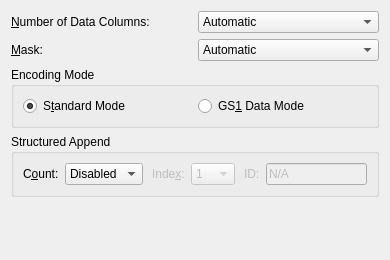
<?xml version="1.0" encoding="UTF-8"?>
<ui version="4.0">
 <class>grpDotCode</class>
 <widget class="QWidget" name="grpDotCode">
  <property name="geometry">
   <rect>
    <x>0</x>
    <y>0</y>
    <width>390</width>
    <height>223</height>
   </rect>
  </property>
  <property name="maximumSize">
   <size>
    <width>600</width>
    <height>16777215</height>
   </size>
  </property>
  <property name="windowTitle">
   <string>Form</string>
  </property>
  <layout class="QVBoxLayout" name="verticalLayout">
   <item>
    <layout class="QGridLayout" name="gridLayout">
     <item row="0" column="0">
      <widget class="QLabel" name="lblDotCols">
       <property name="text">
        <string>&amp;Number of Data Columns:</string>
       </property>
       <property name="toolTip">
        <string>Set the width of the symbol</string>
       </property>
       <property name="alignment">
        <set>Qt::AlignLeading|Qt::AlignLeft|Qt::AlignVCenter</set>
       </property>
       <property name="buddy">
        <cstring>cmbDotCols</cstring>
       </property>
      </widget>
     </item>
     <item row="0" column="1">
      <widget class="QComboBox" name="cmbDotCols">
       <property name="toolTip">
        <string>Set the width of the symbol</string>
       </property>
       <property name="maxVisibleItems">
        <number>21</number>
       </property>
       <item>
        <property name="text">
         <string>Automatic</string>
        </property>
       </item>
       <item>
        <property name="text">
         <string>5</string>
        </property>
       </item>
       <item>
        <property name="text">
         <string>6</string>
        </property>
       </item>
       <item>
        <property name="text">
         <string>7</string>
        </property>
       </item>
       <item>
        <property name="text">
         <string>8</string>
        </property>
       </item>
       <item>
        <property name="text">
         <string>9</string>
        </property>
       </item>
       <item>
        <property name="text">
         <string>10</string>
        </property>
       </item>
       <item>
        <property name="text">
         <string>11</string>
        </property>
       </item>
       <item>
        <property name="text">
         <string>12</string>
        </property>
       </item>
       <item>
        <property name="text">
         <string>13</string>
        </property>
       </item>
       <item>
        <property name="text">
         <string>14</string>
        </property>
       </item>
       <item>
        <property name="text">
         <string>15</string>
        </property>
       </item>
       <item>
        <property name="text">
         <string>16</string>
        </property>
       </item>
       <item>
        <property name="text">
         <string>17</string>
        </property>
       </item>
       <item>
        <property name="text">
         <string>18</string>
        </property>
       </item>
       <item>
        <property name="text">
         <string>19</string>
        </property>
       </item>
       <item>
        <property name="text">
         <string>20</string>
        </property>
       </item>
       <item>
        <property name="text">
         <string>21</string>
        </property>
       </item>
       <item>
        <property name="text">
         <string>22</string>
        </property>
       </item>
       <item>
        <property name="text">
         <string>23</string>
        </property>
       </item>
       <item>
        <property name="text">
         <string>24</string>
        </property>
       </item>
       <item>
        <property name="text">
         <string>25</string>
        </property>
       </item>
       <item>
        <property name="text">
         <string>26</string>
        </property>
       </item>
       <item>
        <property name="text">
         <string>27</string>
        </property>
       </item>
       <item>
        <property name="text">
         <string>28</string>
        </property>
       </item>
       <item>
        <property name="text">
         <string>29</string>
        </property>
       </item>
       <item>
        <property name="text">
         <string>30</string>
        </property>
       </item>
       <item>
        <property name="text">
         <string>31</string>
        </property>
       </item>
       <item>
        <property name="text">
         <string>32</string>
        </property>
       </item>
       <item>
        <property name="text">
         <string>33</string>
        </property>
       </item>
       <item>
        <property name="text">
         <string>34</string>
        </property>
       </item>
       <item>
        <property name="text">
         <string>35</string>
        </property>
       </item>
       <item>
        <property name="text">
         <string>36</string>
        </property>
       </item>
       <item>
        <property name="text">
         <string>37</string>
        </property>
       </item>
       <item>
        <property name="text">
         <string>38</string>
        </property>
       </item>
       <item>
        <property name="text">
         <string>39</string>
        </property>
       </item>
       <item>
        <property name="text">
         <string>40</string>
        </property>
       </item>
       <item>
        <property name="text">
         <string>41</string>
        </property>
       </item>
       <item>
        <property name="text">
         <string>42</string>
        </property>
       </item>
       <item>
        <property name="text">
         <string>43</string>
        </property>
       </item>
       <item>
        <property name="text">
         <string>44</string>
        </property>
       </item>
       <item>
        <property name="text">
         <string>45</string>
        </property>
       </item>
       <item>
        <property name="text">
         <string>46</string>
        </property>
       </item>
       <item>
        <property name="text">
         <string>47</string>
        </property>
       </item>
       <item>
        <property name="text">
         <string>48</string>
        </property>
       </item>
       <item>
        <property name="text">
         <string>49</string>
        </property>
       </item>
       <item>
        <property name="text">
         <string>50</string>
        </property>
       </item>
       <item>
        <property name="text">
         <string>51</string>
        </property>
       </item>
       <item>
        <property name="text">
         <string>52</string>
        </property>
       </item>
       <item>
        <property name="text">
         <string>53</string>
        </property>
       </item>
       <item>
        <property name="text">
         <string>54</string>
        </property>
       </item>
       <item>
        <property name="text">
         <string>55</string>
        </property>
       </item>
       <item>
        <property name="text">
         <string>56</string>
        </property>
       </item>
       <item>
        <property name="text">
         <string>57</string>
        </property>
       </item>
       <item>
        <property name="text">
         <string>58</string>
        </property>
       </item>
       <item>
        <property name="text">
         <string>59</string>
        </property>
       </item>
       <item>
        <property name="text">
         <string>60</string>
        </property>
       </item>
       <item>
        <property name="text">
         <string>61</string>
        </property>
       </item>
       <item>
        <property name="text">
         <string>62</string>
        </property>
       </item>
       <item>
        <property name="text">
         <string>63</string>
        </property>
       </item>
       <item>
        <property name="text">
         <string>64</string>
        </property>
       </item>
       <item>
        <property name="text">
         <string>65</string>
        </property>
       </item>
       <item>
        <property name="text">
         <string>66</string>
        </property>
       </item>
       <item>
        <property name="text">
         <string>67</string>
        </property>
       </item>
       <item>
        <property name="text">
         <string>68</string>
        </property>
       </item>
       <item>
        <property name="text">
         <string>69</string>
        </property>
       </item>
       <item>
        <property name="text">
         <string>70</string>
        </property>
       </item>
       <item>
        <property name="text">
         <string>71</string>
        </property>
       </item>
       <item>
        <property name="text">
         <string>72</string>
        </property>
       </item>
       <item>
        <property name="text">
         <string>73</string>
        </property>
       </item>
       <item>
        <property name="text">
         <string>74</string>
        </property>
       </item>
       <item>
        <property name="text">
         <string>75</string>
        </property>
       </item>
       <item>
        <property name="text">
         <string>76</string>
        </property>
       </item>
       <item>
        <property name="text">
         <string>77</string>
        </property>
       </item>
       <item>
        <property name="text">
         <string>78</string>
        </property>
       </item>
       <item>
        <property name="text">
         <string>79</string>
        </property>
       </item>
       <item>
        <property name="text">
         <string>80</string>
        </property>
       </item>
       <item>
        <property name="text">
         <string>81</string>
        </property>
       </item>
       <item>
        <property name="text">
         <string>82</string>
        </property>
       </item>
       <item>
        <property name="text">
         <string>83</string>
        </property>
       </item>
       <item>
        <property name="text">
         <string>84</string>
        </property>
       </item>
       <item>
        <property name="text">
         <string>85</string>
        </property>
       </item>
       <item>
        <property name="text">
         <string>86</string>
        </property>
       </item>
       <item>
        <property name="text">
         <string>87</string>
        </property>
       </item>
       <item>
        <property name="text">
         <string>88</string>
        </property>
       </item>
       <item>
        <property name="text">
         <string>89</string>
        </property>
       </item>
       <item>
        <property name="text">
         <string>90</string>
        </property>
       </item>
       <item>
        <property name="text">
         <string>91</string>
        </property>
       </item>
       <item>
        <property name="text">
         <string>92</string>
        </property>
       </item>
       <item>
        <property name="text">
         <string>93</string>
        </property>
       </item>
       <item>
        <property name="text">
         <string>94</string>
        </property>
       </item>
       <item>
        <property name="text">
         <string>95</string>
        </property>
       </item>
       <item>
        <property name="text">
         <string>96</string>
        </property>
       </item>
       <item>
        <property name="text">
         <string>97</string>
        </property>
       </item>
       <item>
        <property name="text">
         <string>98</string>
        </property>
       </item>
       <item>
        <property name="text">
         <string>99</string>
        </property>
       </item>
       <item>
        <property name="text">
         <string>100</string>
        </property>
       </item>
       <item>
        <property name="text">
         <string>101</string>
        </property>
       </item>
       <item>
        <property name="text">
         <string>102</string>
        </property>
       </item>
       <item>
        <property name="text">
         <string>103</string>
        </property>
       </item>
       <item>
        <property name="text">
         <string>104</string>
        </property>
       </item>
       <item>
        <property name="text">
         <string>105</string>
        </property>
       </item>
       <item>
        <property name="text">
         <string>106</string>
        </property>
       </item>
       <item>
        <property name="text">
         <string>107</string>
        </property>
       </item>
       <item>
        <property name="text">
         <string>108</string>
        </property>
       </item>
       <item>
        <property name="text">
         <string>109</string>
        </property>
       </item>
       <item>
        <property name="text">
         <string>110</string>
        </property>
       </item>
       <item>
        <property name="text">
         <string>111</string>
        </property>
       </item>
       <item>
        <property name="text">
         <string>112</string>
        </property>
       </item>
       <item>
        <property name="text">
         <string>113</string>
        </property>
       </item>
       <item>
        <property name="text">
         <string>114</string>
        </property>
       </item>
       <item>
        <property name="text">
         <string>115</string>
        </property>
       </item>
       <item>
        <property name="text">
         <string>116</string>
        </property>
       </item>
       <item>
        <property name="text">
         <string>117</string>
        </property>
       </item>
       <item>
        <property name="text">
         <string>118</string>
        </property>
       </item>
       <item>
        <property name="text">
         <string>119</string>
        </property>
       </item>
       <item>
        <property name="text">
         <string>120</string>
        </property>
       </item>
       <item>
        <property name="text">
         <string>121</string>
        </property>
       </item>
       <item>
        <property name="text">
         <string>122</string>
        </property>
       </item>
       <item>
        <property name="text">
         <string>123</string>
        </property>
       </item>
       <item>
        <property name="text">
         <string>124</string>
        </property>
       </item>
       <item>
        <property name="text">
         <string>125</string>
        </property>
       </item>
       <item>
        <property name="text">
         <string>126</string>
        </property>
       </item>
       <item>
        <property name="text">
         <string>127</string>
        </property>
       </item>
       <item>
        <property name="text">
         <string>128</string>
        </property>
       </item>
       <item>
        <property name="text">
         <string>129</string>
        </property>
       </item>
       <item>
        <property name="text">
         <string>130</string>
        </property>
       </item>
       <item>
        <property name="text">
         <string>131</string>
        </property>
       </item>
       <item>
        <property name="text">
         <string>132</string>
        </property>
       </item>
       <item>
        <property name="text">
         <string>133</string>
        </property>
       </item>
       <item>
        <property name="text">
         <string>134</string>
        </property>
       </item>
       <item>
        <property name="text">
         <string>135</string>
        </property>
       </item>
       <item>
        <property name="text">
         <string>136</string>
        </property>
       </item>
       <item>
        <property name="text">
         <string>137</string>
        </property>
       </item>
       <item>
        <property name="text">
         <string>138</string>
        </property>
       </item>
       <item>
        <property name="text">
         <string>139</string>
        </property>
       </item>
       <item>
        <property name="text">
         <string>140</string>
        </property>
       </item>
       <item>
        <property name="text">
         <string>141</string>
        </property>
       </item>
       <item>
        <property name="text">
         <string>142</string>
        </property>
       </item>
       <item>
        <property name="text">
         <string>143</string>
        </property>
       </item>
       <item>
        <property name="text">
         <string>144</string>
        </property>
       </item>
       <item>
        <property name="text">
         <string>145</string>
        </property>
       </item>
       <item>
        <property name="text">
         <string>146</string>
        </property>
       </item>
       <item>
        <property name="text">
         <string>147</string>
        </property>
       </item>
       <item>
        <property name="text">
         <string>148</string>
        </property>
       </item>
       <item>
        <property name="text">
         <string>149</string>
        </property>
       </item>
       <item>
        <property name="text">
         <string>150</string>
        </property>
       </item>
       <item>
        <property name="text">
         <string>151</string>
        </property>
       </item>
       <item>
        <property name="text">
         <string>152</string>
        </property>
       </item>
       <item>
        <property name="text">
         <string>153</string>
        </property>
       </item>
       <item>
        <property name="text">
         <string>154</string>
        </property>
       </item>
       <item>
        <property name="text">
         <string>155</string>
        </property>
       </item>
       <item>
        <property name="text">
         <string>156</string>
        </property>
       </item>
       <item>
        <property name="text">
         <string>157</string>
        </property>
       </item>
       <item>
        <property name="text">
         <string>158</string>
        </property>
       </item>
       <item>
        <property name="text">
         <string>159</string>
        </property>
       </item>
       <item>
        <property name="text">
         <string>160</string>
        </property>
       </item>
       <item>
        <property name="text">
         <string>161</string>
        </property>
       </item>
       <item>
        <property name="text">
         <string>162</string>
        </property>
       </item>
       <item>
        <property name="text">
         <string>163</string>
        </property>
       </item>
       <item>
        <property name="text">
         <string>164</string>
        </property>
       </item>
       <item>
        <property name="text">
         <string>165</string>
        </property>
       </item>
       <item>
        <property name="text">
         <string>166</string>
        </property>
       </item>
       <item>
        <property name="text">
         <string>167</string>
        </property>
       </item>
       <item>
        <property name="text">
         <string>168</string>
        </property>
       </item>
       <item>
        <property name="text">
         <string>169</string>
        </property>
       </item>
       <item>
        <property name="text">
         <string>170</string>
        </property>
       </item>
       <item>
        <property name="text">
         <string>171</string>
        </property>
       </item>
       <item>
        <property name="text">
         <string>172</string>
        </property>
       </item>
       <item>
        <property name="text">
         <string>173</string>
        </property>
       </item>
       <item>
        <property name="text">
         <string>174</string>
        </property>
       </item>
       <item>
        <property name="text">
         <string>175</string>
        </property>
       </item>
       <item>
        <property name="text">
         <string>176</string>
        </property>
       </item>
       <item>
        <property name="text">
         <string>177</string>
        </property>
       </item>
       <item>
        <property name="text">
         <string>178</string>
        </property>
       </item>
       <item>
        <property name="text">
         <string>179</string>
        </property>
       </item>
       <item>
        <property name="text">
         <string>180</string>
        </property>
       </item>
       <item>
        <property name="text">
         <string>181</string>
        </property>
       </item>
       <item>
        <property name="text">
         <string>182</string>
        </property>
       </item>
       <item>
        <property name="text">
         <string>183</string>
        </property>
       </item>
       <item>
        <property name="text">
         <string>184</string>
        </property>
       </item>
       <item>
        <property name="text">
         <string>185</string>
        </property>
       </item>
       <item>
        <property name="text">
         <string>186</string>
        </property>
       </item>
       <item>
        <property name="text">
         <string>187</string>
        </property>
       </item>
       <item>
        <property name="text">
         <string>188</string>
        </property>
       </item>
       <item>
        <property name="text">
         <string>189</string>
        </property>
       </item>
       <item>
        <property name="text">
         <string>190</string>
        </property>
       </item>
       <item>
        <property name="text">
         <string>191</string>
        </property>
       </item>
       <item>
        <property name="text">
         <string>192</string>
        </property>
       </item>
       <item>
        <property name="text">
         <string>193</string>
        </property>
       </item>
       <item>
        <property name="text">
         <string>194</string>
        </property>
       </item>
       <item>
        <property name="text">
         <string>195</string>
        </property>
       </item>
       <item>
        <property name="text">
         <string>196</string>
        </property>
       </item>
       <item>
        <property name="text">
         <string>197</string>
        </property>
       </item>
       <item>
        <property name="text">
         <string>198</string>
        </property>
       </item>
       <item>
        <property name="text">
         <string>199</string>
        </property>
       </item>
       <item>
        <property name="text">
         <string>200</string>
        </property>
       </item>
      </widget>
     </item>
     <item row="1" column="0">
      <widget class="QLabel" name="labelDotMask">
       <property name="text">
        <string>&amp;Mask:</string>
       </property>
       <property name="toolTip">
        <string>Manually specify which mask to use
The prime masks 0&apos; to 3&apos; are the same
as 0 to 3 with the corners lit</string>
       </property>
       <property name="buddy">
        <cstring>cmbDotMask</cstring>
       </property>
      </widget>
     </item>
     <item row="1" column="1">
      <widget class="QComboBox" name="cmbDotMask">
       <property name="maxVisibleItems">
        <number>8</number>
       </property>
       <property name="toolTip">
        <string>Manually specify which mask to use
The prime masks 0&apos; to 3&apos; are the same
as 0 to 3 with the corners lit</string>
       </property>
       <item>
        <property name="text">
         <string>Automatic</string>
        </property>
       </item>
       <item>
        <property name="text">
         <string>0</string>
        </property>
       </item>
       <item>
        <property name="text">
         <string>1</string>
        </property>
       </item>
       <item>
        <property name="text">
         <string>2</string>
        </property>
       </item>
       <item>
        <property name="text">
         <string>3</string>
        </property>
       </item>
       <item>
        <property name="text">
         <string>0'</string>
        </property>
       </item>
       <item>
        <property name="text">
         <string>1'</string>
        </property>
       </item>
       <item>
        <property name="text">
         <string>2'</string>
        </property>
       </item>
       <item>
        <property name="text">
         <string>3'</string>
        </property>
       </item>
      </widget>
     </item>
    </layout>
   </item>
   <item>
    <widget class="QGroupBox" name="groupBoxDotEncodingMode">
     <property name="title">
      <string>Encoding Mode</string>
     </property>
     <property name="toolTip">
      <string>How to process data</string>
     </property>
     <layout class="QGridLayout" name="gridLayoutDotEncodingMode">
      <property name="sizeConstraint">
       <enum>QLayout::SetMinimumSize</enum>
      </property>
      <item row="0" column="0">
       <widget class="QRadioButton" name="radDotStand">
        <property name="text">
         <string>S&amp;tandard Mode</string>
        </property>
        <property name="toolTip">
         <string>Process data as normal</string>
        </property>
        <property name="checked">
         <bool>true</bool>
        </property>
       </widget>
      </item>
      <item row="0" column="1">
       <widget class="QRadioButton" name="radDotGS1">
        <property name="text">
         <string>GS&amp;1 Data Mode</string>
        </property>
        <property name="toolTip">
         <string>Process data as GS1 General Specifications data,
formatted with Application Identifiers (AIs)</string>
        </property>
       </widget>
      </item>
     </layout>
    </widget>
   </item>
   <item>
    <widget class="QGroupBox" name="groupBoxDotStructApp">
     <property name="title">
      <string>Structured Append</string>
     </property>
     <property name="toolTip">
      <string>DotCode supports Structured Append of up to
35 symbols</string>
     </property>
     <layout class="QGridLayout" name="gridLayoutDotStructApp">
      <item row="0" column="0">
       <widget class="QLabel" name="lblDotStructAppCount">
        <property name="text">
         <string>C&amp;ount:</string>
        </property>
        <property name="alignment">
         <set>Qt::AlignLeft|Qt::AlignLeading|Qt::AlignVCenter</set>
        </property>
        <property name="buddy">
         <cstring>cmbDotStructAppCount</cstring>
        </property>
        <property name="toolTip">
         <string>Mark symbol as part of a Structured Append sequence
containing a total of this number of symbols
Value ranges from 2 to 35</string>
        </property>
       </widget>
      </item>
      <item row="0" column="1">
       <widget class="QComboBox" name="cmbDotStructAppCount">
        <property name="sizePolicy">
         <sizepolicy hsizetype="Preferred" vsizetype="Fixed">
          <horstretch>0</horstretch>
          <verstretch>0</verstretch>
         </sizepolicy>
        </property>
        <property name="toolTip">
         <string>Mark symbol as part of a Structured Append sequence
containing a total of this number of symbols
Value ranges from 2 to 35</string>
        </property>
        <item>
         <property name="text">
          <string>Disabled</string>
         </property>
        </item>
        <item>
         <property name="text">
          <string>2</string>
         </property>
        </item>
        <item>
         <property name="text">
          <string>3</string>
         </property>
        </item>
        <item>
         <property name="text">
          <string>4</string>
         </property>
        </item>
        <item>
         <property name="text">
          <string>5</string>
         </property>
        </item>
        <item>
         <property name="text">
          <string>6</string>
         </property>
        </item>
        <item>
         <property name="text">
          <string>7</string>
         </property>
        </item>
        <item>
         <property name="text">
          <string>8</string>
         </property>
        </item>
        <item>
         <property name="text">
          <string>9</string>
         </property>
        </item>
        <item>
         <property name="text">
          <string>10</string>
         </property>
        </item>
        <item>
         <property name="text">
          <string>11</string>
         </property>
        </item>
        <item>
         <property name="text">
          <string>12</string>
         </property>
        </item>
        <item>
         <property name="text">
          <string>13</string>
         </property>
        </item>
        <item>
         <property name="text">
          <string>14</string>
         </property>
        </item>
        <item>
         <property name="text">
          <string>15</string>
         </property>
        </item>
        <item>
         <property name="text">
          <string>16</string>
         </property>
        </item>
        <item>
         <property name="text">
          <string>17</string>
         </property>
        </item>
        <item>
         <property name="text">
          <string>18</string>
         </property>
        </item>
        <item>
         <property name="text">
          <string>19</string>
         </property>
        </item>
        <item>
         <property name="text">
          <string>20</string>
         </property>
        </item>
        <item>
         <property name="text">
          <string>21</string>
         </property>
        </item>
        <item>
         <property name="text">
          <string>22</string>
         </property>
        </item>
        <item>
         <property name="text">
          <string>23</string>
         </property>
        </item>
        <item>
         <property name="text">
          <string>24</string>
         </property>
        </item>
        <item>
         <property name="text">
          <string>25</string>
         </property>
        </item>
        <item>
         <property name="text">
          <string>26</string>
         </property>
        </item>
        <item>
         <property name="text">
          <string>27</string>
         </property>
        </item>
        <item>
         <property name="text">
          <string>28</string>
         </property>
        </item>
        <item>
         <property name="text">
          <string>29</string>
         </property>
        </item>
        <item>
         <property name="text">
          <string>30</string>
         </property>
        </item>
        <item>
         <property name="text">
          <string>31</string>
         </property>
        </item>
        <item>
         <property name="text">
          <string>32</string>
         </property>
        </item>
        <item>
         <property name="text">
          <string>33</string>
         </property>
        </item>
        <item>
         <property name="text">
          <string>34</string>
         </property>
        </item>
        <item>
         <property name="text">
          <string>35</string>
         </property>
        </item>
       </widget>
      </item>
      <item row="0" column="2">
       <spacer name="spacerDotStructApp2">
        <property name="orientation">
         <enum>Qt::Horizontal</enum>
        </property>
        <property name="sizeHint">
         <size>
          <width>10</width>
          <height>20</height>
         </size>
        </property>
       </spacer>
	  </item>
      <item row="0" column="3">
       <widget class="QLabel" name="lblDotStructAppIndex">
        <property name="enabled">
         <bool>false</bool>
        </property>
        <property name="text">
         <string>Inde&amp;x:</string>
        </property>
        <property name="alignment">
         <set>Qt::AlignLeft|Qt::AlignLeading|Qt::AlignVCenter</set>
        </property>
        <property name="buddy">
         <cstring>cmbDotStructAppIndex</cstring>
        </property>
        <property name="toolTip">
         <string>Position of symbol in Structured Append sequence
Value ranges from 1 to count
(ignored if disabled)</string>
        </property>
       </widget>
      </item>
      <item row="0" column="4">
       <widget class="QComboBox" name="cmbDotStructAppIndex">
        <property name="enabled">
         <bool>false</bool>
        </property>
        <property name="sizePolicy">
         <sizepolicy hsizetype="Preferred" vsizetype="Fixed">
          <horstretch>0</horstretch>
          <verstretch>0</verstretch>
         </sizepolicy>
        </property>
        <property name="toolTip">
         <string>Position of symbol in Structured Append sequence
Value ranges from 1 to count
(ignored if disabled)</string>
        </property>
        <item>
         <property name="text">
          <string>1</string>
         </property>
        </item>
        <item>
         <property name="text">
          <string>2</string>
         </property>
        </item>
        <item>
         <property name="text">
          <string>3</string>
         </property>
        </item>
        <item>
         <property name="text">
          <string>4</string>
         </property>
        </item>
        <item>
         <property name="text">
          <string>5</string>
         </property>
        </item>
        <item>
         <property name="text">
          <string>6</string>
         </property>
        </item>
        <item>
         <property name="text">
          <string>7</string>
         </property>
        </item>
        <item>
         <property name="text">
          <string>8</string>
         </property>
        </item>
        <item>
         <property name="text">
          <string>9</string>
         </property>
        </item>
        <item>
         <property name="text">
          <string>10</string>
         </property>
        </item>
        <item>
         <property name="text">
          <string>11</string>
         </property>
        </item>
        <item>
         <property name="text">
          <string>12</string>
         </property>
        </item>
        <item>
         <property name="text">
          <string>13</string>
         </property>
        </item>
        <item>
         <property name="text">
          <string>14</string>
         </property>
        </item>
        <item>
         <property name="text">
          <string>15</string>
         </property>
        </item>
        <item>
         <property name="text">
          <string>16</string>
         </property>
        </item>
        <item>
         <property name="text">
          <string>17</string>
         </property>
        </item>
        <item>
         <property name="text">
          <string>18</string>
         </property>
        </item>
        <item>
         <property name="text">
          <string>19</string>
         </property>
        </item>
        <item>
         <property name="text">
          <string>20</string>
         </property>
        </item>
        <item>
         <property name="text">
          <string>21</string>
         </property>
        </item>
        <item>
         <property name="text">
          <string>22</string>
         </property>
        </item>
        <item>
         <property name="text">
          <string>23</string>
         </property>
        </item>
        <item>
         <property name="text">
          <string>24</string>
         </property>
        </item>
        <item>
         <property name="text">
          <string>25</string>
         </property>
        </item>
        <item>
         <property name="text">
          <string>26</string>
         </property>
        </item>
        <item>
         <property name="text">
          <string>27</string>
         </property>
        </item>
        <item>
         <property name="text">
          <string>28</string>
         </property>
        </item>
        <item>
         <property name="text">
          <string>29</string>
         </property>
        </item>
        <item>
         <property name="text">
          <string>30</string>
         </property>
        </item>
        <item>
         <property name="text">
          <string>31</string>
         </property>
        </item>
        <item>
         <property name="text">
          <string>32</string>
         </property>
        </item>
        <item>
         <property name="text">
          <string>33</string>
         </property>
        </item>
        <item>
         <property name="text">
          <string>34</string>
         </property>
        </item>
        <item>
         <property name="text">
          <string>35</string>
         </property>
        </item>
       </widget>
      </item>
      <item row="0" column="5">
       <spacer name="spacerDotStructApp5">
        <property name="orientation">
         <enum>Qt::Horizontal</enum>
        </property>
        <property name="sizeHint">
         <size>
          <width>10</width>
          <height>20</height>
         </size>
        </property>
       </spacer>
	  </item>
      <item row="0" column="6">
       <widget class="QLabel" name="lblDotStructAppIDDisabled">
        <property name="enabled">
         <bool>false</bool>
        </property>
        <property name="toolTip">
         <string>Structured Append ID not available for DotCode</string>
        </property>
        <property name="text">
         <string>ID:</string>
        </property>
        <property name="alignment">
         <set>Qt::AlignLeft|Qt::AlignLeading|Qt::AlignVCenter</set>
        </property>
        <property name="buddy">
         <cstring>txtDotStructAppIDDisabled</cstring>
        </property>
       </widget>
      </item>
      <item row="0" column="7">
       <widget class="QLineEdit" name="txtDotStructAppIDDisabled">
        <property name="enabled">
         <bool>false</bool>
        </property>
        <property name="sizePolicy">
         <sizepolicy hsizetype="Preferred" vsizetype="Fixed">
          <horstretch>0</horstretch>
          <verstretch>0</verstretch>
         </sizepolicy>
        </property>
        <property name="toolTip">
         <string>Structured Append ID not available for DotCode</string>
        </property>
        <property name="text">
         <string>N/A</string>
        </property>
       </widget>
      </item>
     </layout>
    </widget>
   </item>
   <item>
    <spacer name="verticalSpacer">
     <property name="orientation">
      <enum>Qt::Vertical</enum>
     </property>
     <property name="sizeType">
      <enum>QSizePolicy::MinimumExpanding</enum>
     </property>
     <property name="sizeHint" stdset="0">
      <size>
       <width>20</width>
       <height>52</height>
      </size>
     </property>
    </spacer>
   </item>
  </layout>
 </widget>
 <resources/>
 <connections/>
</ui>
